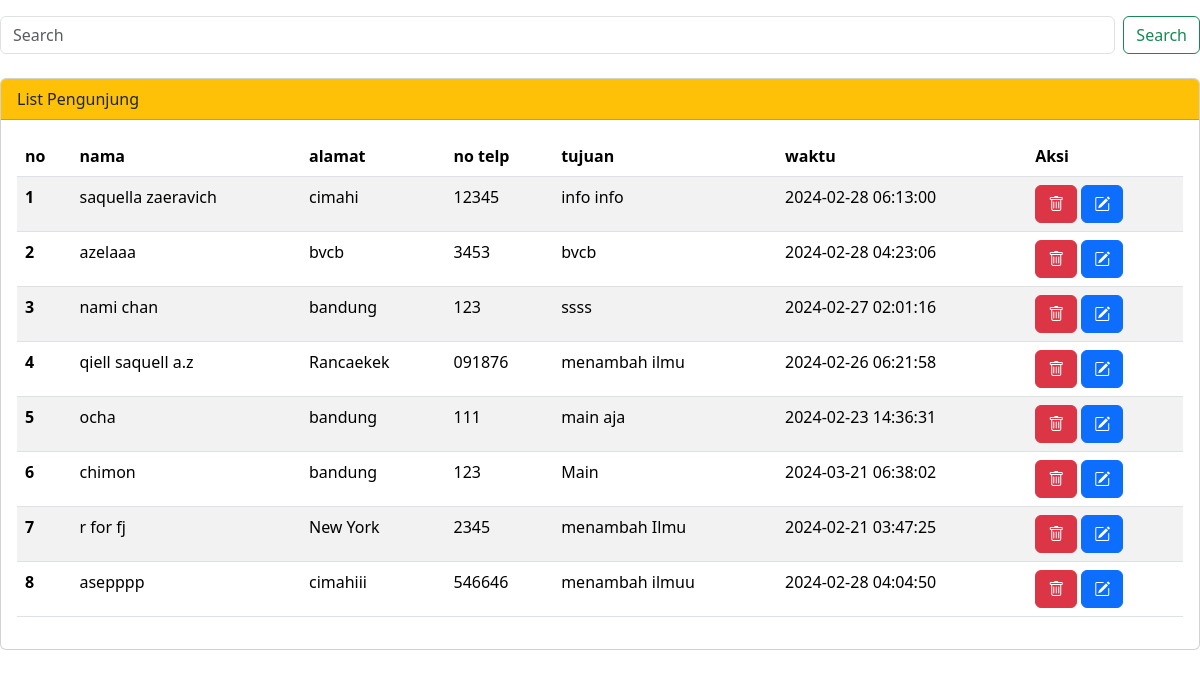
Page /app/tampil.php (signed in) on the committed database.
### tables this page shows
CREATE TABLE `pengunjung` (
  `no` int(11) NOT NULL,
  `nama` varchar(25) NOT NULL,
  `alamat` varchar(25) NOT NULL,
  `no_telp` varchar(25) NOT NULL,
  `tujuan` varchar(100) NOT NULL,
  `waktu` timestamp NOT NULL DEFAULT current_timestamp() ON UPDATE current_timestamp()
);

### app/tampil.php (the view, shortened to what this page needs)
<?php
include "boot.php";
include "koneksi.php";
$searchTerm = isset($_GET['q']) ? $_GET['q'] : '';
$tampil = "SELECT * FROM pengunjung WHERE
            no LIKE '%$searchTerm%' OR
            nama LIKE '%$searchTerm%' OR
            alamat LIKE '%$searchTerm%' OR
            no_telp LIKE '%$searchTerm%' OR
            tujuan LIKE '%$searchTerm%' OR
            waktu LIKE '%$searchTerm%' order by no desc";
$result = $konek->query($tampil);
?>
<form class="d-flex mt-3" action="tampil.php" method="GET" target="konten">
    <input class="form-control me-2" type="search" placeholder="Search" aria-label="Search" name="q">
    <button class="btn btn-outline-success" type="submit">Search</button>
</form>
<div class="card mt-4">
    <div class="card-header bg-warning">
        List Pengunjung
    </div>
    <div class="card-body">
        <table class="table table-striped ">
            <thead>
                <tr>
                    <th scope="col">no</th>
                    <th scope="col">nama</th>
                    <th scope="col">alamat</th>
                    <th scope="col">no telp</th>
                    <th scope="col">tujuan</th>
                    <th scope="col">waktu</th>
                    <th scope="col">Aksi</th>
                </tr>
            </thead>
            <tbody>
                <?php
                $no = 0;
                while ($s = $result->fetch_assoc()) {
                    $no++;
                ?>
                    <tr>
                        <th scope="row"><?= $no; ?></th>
                        <td><?= $s['nama'] ?></td>
                        <td><?= $s['alamat'] ?></td>
                        <td><?= $s['no_telp'] ?></td>
                        <td><?= $s['tujuan'] ?></td>
                        <td><?= $s['waktu'] ?></td>
                        <td>
                            <a class="btn btn-danger" href="hapus.php?id=<?php echo $s['no']; ?>" onclick="return confirm('Apakah anda yakin ingin menghapus ini?')"><i class="bi bi-trash"></i>
                            </a>
                            <button class="btn btn-primary" onclick="document.location.href='update.php?id=<?= $s['no'] ?>'">
                                <i class="bi bi-pencil-square"></i>
                            </button>
                        </td>
                    </tr>
                <?php
                }
                ?>
            </tbody>
        </table>
    </div>
</div>

### app/boot.php (shortened to what this page needs)
<!doctype html>
<html lang="en">
  <head>
    <link href="https://cdn.jsdelivr.net/npm/bootstrap@5.3.2/dist/css/bootstrap.min.css" rel="stylesheet">
    <link rel="stylesheet" href="https://cdn.jsdelivr.net/npm/bootstrap-icons@1.11.3/font/bootstrap-icons.min.css">
  </head>

### rows in the picture
pengunjung: nama "saquella zaeravich", alamat "cimahi", no_telp "12345", tujuan "info info", waktu "2024-02-28 06:13:00"
pengunjung: nama "azelaaa", alamat "bvcb", no_telp "3453", tujuan "bvcb", waktu "2024-02-28 04:23:06"
pengunjung: nama "nami chan", alamat "bandung", no_telp "123", tujuan "ssss", waktu "2024-02-27 02:01:16"
pengunjung: nama "qiell saquell a.z", alamat "Rancaekek", no_telp "091876", tujuan "menambah ilmu", waktu "2024-02-26 06:21:58"
pengunjung: nama "ocha", alamat "bandung", no_telp "111", tujuan "main aja", waktu "2024-02-23 14:36:31"
pengunjung: nama "chimon", alamat "bandung", no_telp "123", tujuan "Main", waktu "2024-03-21 06:38:02"
pengunjung: nama "r for fj", alamat "New York", no_telp "2345", tujuan "menambah Ilmu", waktu "2024-02-21 03:47:25"
pengunjung: nama "asepppp", alamat "cimahiii", no_telp "546646", tujuan "menambah ilmuu", waktu "2024-02-28 04:04:50"
